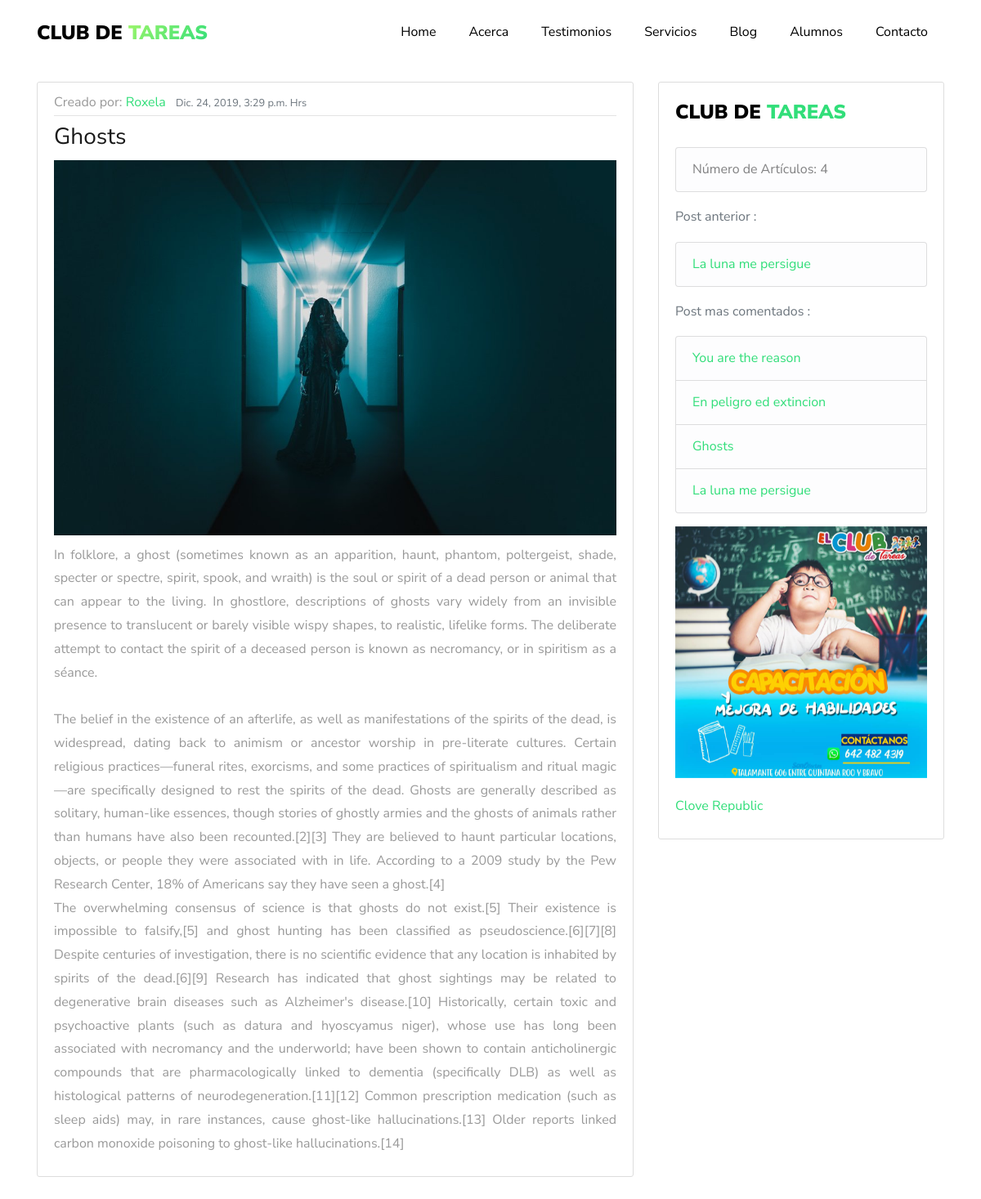
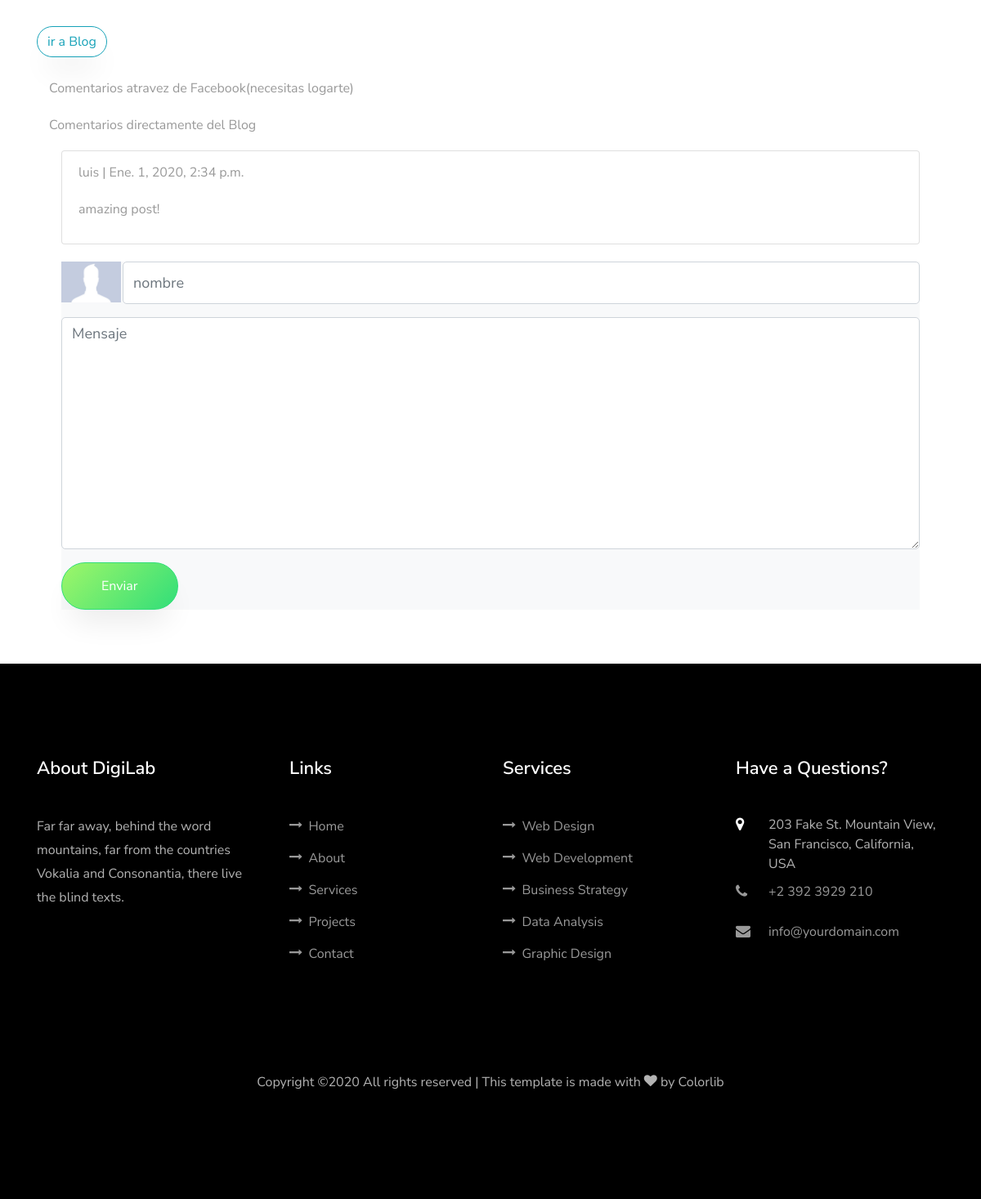
/blog/83786f6b-383e-4538-a1b5-ed135d1189e4/, run on the app's committed database (2 pictures, top to bottom).
### blog/models.py (models this page shows, shortened)
class Post(models.Model):
    STATUS = (
    (0,'borrador'),
    (1,'publicado')
    )
    id = models.UUIDField(primary_key=True, default=uuid.uuid4, help_text="id del Post")
    titulo = models.CharField(max_length=200,unique=True)
    autor = models.ForeignKey(User,on_delete=models.CASCADE,related_name='blog_posts')
    update_on= models.DateTimeField(auto_now=True)
    imagen = models.ImageField(upload_to='post_image/%Y/%m/%d',blank=True)
    video = EmbedVideoField(blank=True)
    content = models.TextField()
    create_on = models.DateTimeField(auto_now_add=True)
    status = models.IntegerField(choices=STATUS,default=0)
    class Meta:
        ordering = ['-create_on']
    def get_absolute_url(self):
            return reverse('blog:post_detail', kwargs={'id':self.id})

class Comentario(models.Model):
    id = models.UUIDField(primary_key=True, default=uuid.uuid4, help_text="id del comentario")
    post = models.ForeignKey(Post,on_delete=models.CASCADE,related_name='comentarios')
    nombre = models.CharField(max_length=80)
    mensaje = models.TextField()
    created_on = models.DateTimeField(auto_now_add=True)
    active = models.BooleanField(default=True)
    class Meta:
        ordering = ['created_on']

### blog/views.py (the view)
# urls.py: path('blog/<uuid:id>/',views.postDetail,name="post_detail"),
def postDetail(request,id):
    post_object = get_object_or_404(Post,id=id)
    comentarios = post_object.comentarios.filter(active=True)
    if request.method == 'POST':
        comment_form = CommentForm(data=request.POST)
        if comment_form.is_valid():
            new_comment = Comentario(post=post_object,nombre=request.POST["nombre"],mensaje=request.POST["mensaje"])
            new_comment.save();
            comment_form.cleaned_data
        return HttpResponseRedirect(post_object.get_absolute_url())
    else:
        comment_form= CommentForm()
    posts = Post.objects.filter(status=1)
    order_post_by_comments = sorted(posts,key= lambda post: len(post.comentarios.filter(active=True)),reverse=True)
    if len(order_post_by_comments) > 5 :
        order_post_by_comments = order_post_by_comments[:6]
    context = {
    'order_post_by_comments': order_post_by_comments,
    'posts': posts,
    'post': post_object,
    'comentarios': comentarios,
    'comment_form':comment_form
    }
    return render(request,'blog/detail_post.html',context)

### blog/forms.py
class CommentForm(forms.Form):
    nombre = forms.CharField(max_length=50,widget=forms.TextInput(attrs={'class': 'form-control','placeholder': 'nombre'}))
    mensaje = forms.CharField(widget=forms.Textarea(attrs={'class': 'form-control','placeholder':'Mensaje'}))

### blog/templates/blog/detail_post.html (shortened to what this page needs)
{% extends 'app/base.html' %}
{% load static %}
{% load embed_video_tags %}
{% load crispy_forms_tags %}
{% block content %}
<section class="ftco-counter img ftco-section ftco-no-pt ftco-no-p" style="padding-bottom:50px">
<div class="container ftco-animate">
<div class="row" style="margin-top:100px">
  <div class="col-12 col-md-8">
  <article class="media content-section">
                    <div class="media-body">
                        <div class="article-metadata">
                            Creado por: <a class="mr-2" href="#">{{ post.autor}}</a>
                            <small class="text-muted">{{ post.create_on }} Hrs</small>
                        </div>
                        <h3>{{ post.titulo }}</h3>
                        {% if post.imagen %}
                                 <img src="{{ post.imagen.url }}" class="img-fluid" alt="Responsive image"
                                    style="margin-bottom : 10px">
                        {% endif %}
                        <p class="article-content" style="text-align: justify">{{post.content}}</p>
                    </div>
  </article>
  <br>
  <a class="btn btn-outline-info mb-4" style="margin-top: 10px" href="{% url 'blog:blog' %}">ir a Blog</a>
  </div>
  <div class="col-12 col-md-4">
      <div class="content-section">
         <div class="row">
         <div class="col-12">
           <p>
           <a class="navbar-brand" href="index.html"><span style="color: black">Club de </span><span>Tareas</span></a>
             <ul class="list-group">
               <li class="list-group-item list-group-item-light">Número de Artículos: {{ posts | length }} </li>
             </ul>
           </p>
              {% if post.get_previous_by_create_on %}
             <p class="text-muted">Post anterior :
                <ul class="list-group">
                  <li class="list-group-item list-group-item-light">
                      <a href="{{ post.get_previous_by_create_on.get_absolute_url }}">{{ post.get_previous_by_create_on.titulo}}</a>
                  </li>
                </ul>
             </p>
            {% endif%}
             <p class="text-muted">Post mas comentados :
              <ul class="list-group">
                   {% for post in order_post_by_comments %}
                   <li class="list-group-item list-group-item-light">
                       <a href="{{ post.get_absolute_url }}">{{ post.titulo}}</a>
                   </li>
                   {% endfor %}
              </ul>
             </p>
                  </div>
                  <div class="col-12">
                    <div id="carouselExampleSlidesOnly" class="carousel slide" data-ride="carousel">
                     <div class="carousel-inner">
                       <div class="carousel-item active">
                         <img class="d-block w-100" src="{% static 'app/images/club1.jpg' %}" alt="First slide">
                       </div>
                     </div>
                   </div>
                  </div>
                  <div class="col-12" style="margin-top:20px">
                          <div id="fb-container" style="width:100%">
                            <div class="fb-page" data-tabs="timeline" data-href="https://www.facebook.com/cloverepublic/" data-height="300" data-small-header="false" data-adapt-container-width="true" data-hide-cover="false" data-show-facepile="false"><blockquote cite="https://www.facebook.com/cloverepublic/" class="fb-xfbml-parse-ignore"><a href="https://www.facebook.com/cloverepublic/">Clove Republic</a></blockquote></div>
                          </div>
                  </div>
                </div>
      </div>
  </div>
</div>
</div>
<div class="container">
  <div class="row" style="margin:0; padding:0;">
    <div class="col-md-12">
       <p> Comentarios atravez de Facebook(necesitas logarte)</p>
       <p> Comentarios directamente del Blog</p>
        <div class="row" style="padding:0; margin:0">
          <div class="col-12">
              {% for comment in comentarios %}
              <div class="comment" style="margin-bottom: 20px">
                      <ul class="list-group">
                      <li class="list-group-item" style="margin-bottom:1px"><p class="info">{{ comment.nombre }} | {{ comment.created_on }}
                          {{ comment.mensaje|linebreaks }} </p></li>
                      </ul>
               </div>
              {% empty %}
              <h4>Aun no hay comentarios.</h4>
              {% endfor %}
          </div>
            <div class="col-12">
              <form method="POST" class="bg-light  contact-form">
                <div class="row form-group" >
                  <div class="col-2 col-md-1" style="padding-right:2px">
                      <img  height="50px" class="d-block w-100" src="{% static 'app/images/user.jpg' %}" alt="">
                  </div>
                  <div class="col-10 col-md-11" style="padding-left:0">
                  {{ comment_form.nombre}}
                  </div>
                </div>
                <div class="form-group">
                  {{ comment_form.mensaje }}
                </div>
                <div class="form-group">
                  <input type="submit" value="Enviar" class="btn btn-primary py-3 px-5">
                </div>
              </form>
            </div>
        </div>
  </div>
    </div>
</div>
</section>
{%endblock content%}

### app/static/app/css/search.css (style rules this page uses)
.content-section { background: #ffffff; padding: 10px 20px; border: 1px solid #dddddd; border-radius: 3px; margin-bottom: 20px; }
.article-content { white-space: pre-line; }
.article-metadata { padding-bottom: 1px; margin-bottom: 4px; border-bottom: 1px solid #e3e3e3; }

### data on the page
Post: autor "Roxela", create_on "Dic. 24, 2019, 3:29 p.m.", titulo "Ghosts", imagen (picture), content "In folklore, a ghost (sometimes known as an apparition, haunt, phantom, poltergeist, shade, specter or spectre, spirit, spook, and wraith) is the soul or spirit of a dead person or animal that can appear to the living. In ghostlore, descriptions of ghosts vary widely from an invisible presence to translucent or barely visible wispy shapes, to realistic, lifelike forms. The deliberate attempt to contact the spirit of a deceased person is known as necromancy, or in spiritism as a séance. The belief in the existence of an afterlife, as well as manifestations of the spirits of the dead, is widespread, dating back to animism or ancestor worship in pre-literate cultures. Certain religious…", get_previous_by_create_on.titulo "La luna me persigue"
Post: titulo "You are the reason"
Post: titulo "En peligro ed extincion"
Post: titulo "La luna me persigue"
Comentario: nombre "luis", created_on "Ene. 1, 2020, 2:34 p.m.", mensaje "amazing post!"

### other printed values
{{ posts | length }} "4"
